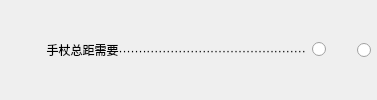
              <widget class="QWidget" name="widget_19" native="true">
               <property name="sizePolicy">
                <sizepolicy hsizetype="Preferred" vsizetype="Fixed">
                 <horstretch>0</horstretch>
                 <verstretch>0</verstretch>
                </sizepolicy>
               </property>
               <layout class="QHBoxLayout" name="horizontalLayout_7">
                <property name="leftMargin">
                 <number>0</number>
                </property>
                <property name="topMargin">
                 <number>0</number>
                </property>
                <property name="rightMargin">
                 <number>6</number>
                </property>
                <property name="bottomMargin">
                 <number>0</number>
                </property>
                <item>
                 <widget class="QLabel" name="label_17">
                  <property name="sizePolicy">
                   <sizepolicy hsizetype="Expanding" vsizetype="Fixed">
                    <horstretch>0</horstretch>
                    <verstretch>0</verstretch>
                   </sizepolicy>
                  </property>
                  <property name="text">
                   <string>              手杖总距需要···············································</string>
                  </property>
                  <property name="alignment">
                   <set>Qt::AlignLeading|Qt::AlignLeft|Qt::AlignVCenter</set>
                  </property>
                 </widget>
                </item>
                <item>
                 <widget class="QRadioButton" name="radioButton_34">
                  <property name="sizePolicy">
                   <sizepolicy hsizetype="Fixed" vsizetype="Fixed">
                    <horstretch>0</horstretch>
                    <verstretch>0</verstretch>
                   </sizepolicy>
                  </property>
                  <property name="layoutDirection">
                   <enum>Qt::RightToLeft</enum>
                  </property>
                  <property name="text">
                   <string/>
                  </property>
                 </widget>
                </item>
                <item>
                 <widget class="QRadioButton" name="radioButton_35">
                  <property name="sizePolicy">
                   <sizepolicy hsizetype="Fixed" vsizetype="Fixed">
                    <horstretch>0</horstretch>
                    <verstretch>0</verstretch>
                   </sizepolicy>
                  </property>
                  <property name="layoutDirection">
                   <enum>Qt::RightToLeft</enum>
                  </property>
                  <property name="text">
                   <string>    </string>
                  </property>
                 </widget>
                </item>
               </layout>
              </widget>
